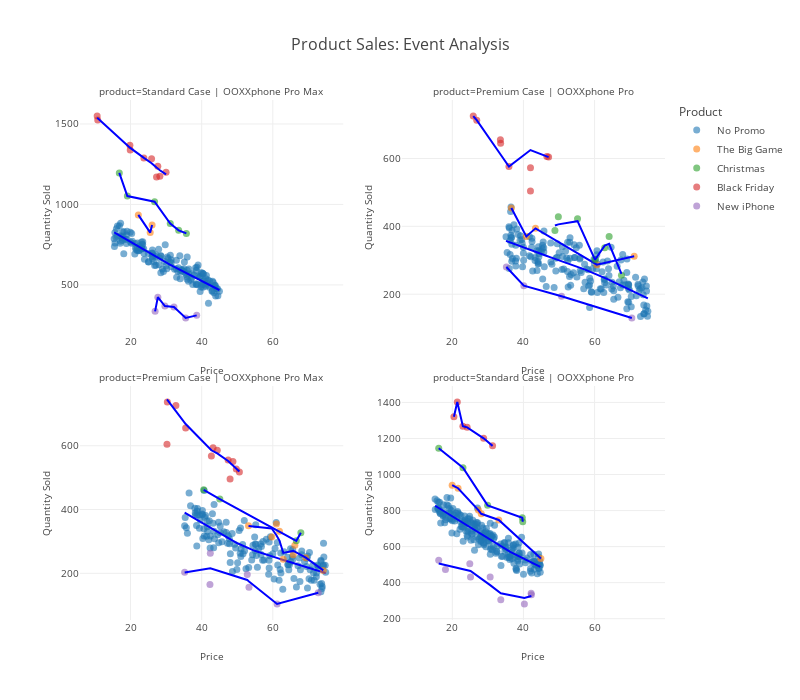

The code cell stored with this chart in its notebook:
### Markdown cell above
Event analysis outliers

### Code cell
#Scatter plot
fig = px.scatter(
    data,
    x='price',
    y='quantity_sold',
    color='event',
    facet_col='product',
    facet_col_wrap=2,
    facet_col_spacing=0.1,
    facet_row_spacing=0.1,
    opacity=0.6,
    trendline='lowess',
    trendline_color_override='blue',
    template='none',
    title='Product Sales: Event Analysis',
    width=800,
    height=700,
).update_traces(
    marker=dict(size=7),
    hoverlabel=dict(font=dict(size=10)),
).update_layout(
    legend_title_text='Product',
    title_font=dict(size=16),
    legend_font=dict(size=10),
).update_xaxes(
    title_text='Price',
    title_font=dict(size=10),
    tickfont=dict(size=10),
).update_yaxes(
        title_text="Quantity Sold",
        title_font=dict(size=10),
        tickfont=dict(size=10),
        matches=None,
)

for annotation in fig['layout']['annotations']:
    annotation['font'] = dict(size=10)

fig.for_each_xaxis(lambda axis: axis.update(showticklabels=True))
fig.for_each_yaxis(lambda axis: axis.update(showticklabels=True))

fig

### Figure 1 — Plotly figure (JSON) as saved in the notebook; plotly's stock layout.template omitted (floating-point values rounded to 4 significant figures; data arrays with more than 128 entries replaced by an {"elided": "..."} marker saying what was removed)
{"data": [{"hoverlabel": {"font": {"size": 10}}, "hovertemplate": "event=No Promo<br>product=Standard Case | OOXXphone Pro Max<br>price=%{x}<br>quantity_sold=%{y}<extra></extra>", "legendgroup": "No Promo", "marker": {"color": "#1F77B4", "opacity": 0.6, "size": 7, "symbol": "circle"}, "mode": "markers", "name": "No Promo", "orientation": "v", "showlegend": true, "type": "scatter", "x": {"elided": "154 float values"}, "xaxis": "x3", "y": {"elided": "154 int values"}, "yaxis": "y3"}, {"hoverlabel": {"font": {"size": 10}}, "hovertemplate": "<b>LOWESS trendline</b><br><br>event=No Promo<br>product=Standard Case | OOXXphone Pro Max<br>price=%{x}<br>quantity_sold=%{y} <b>(trend)</b><extra></extra>", "legendgroup": "No Promo", "line": {"color": "blue"}, "marker": {"color": "#1F77B4", "size": 7, "symbol": "circle"}, "mode": "lines", "name": "No Promo", "showlegend": false, "type": "scatter", "x": {"elided": "154 float values"}, "xaxis": "x3", "y": {"elided": "154 float values"}, "yaxis": "y3"}, {"hoverlabel": {"font": {"size": 10}}, "hovertemplate": "event=No Promo<br>product=Premium Case | OOXXphone Pro<br>price=%{x}<br>quantity_sold=%{y}<extra></extra>", "legendgroup": "No Promo", "marker": {"color": "#1F77B4", "opacity": 0.6, "size": 7, "symbol": "circle"}, "mode": "markers", "name": "No Promo", "orientation": "v", "showlegend": false, "type": "scatter", "x": {"elided": "175 float values"}, "xaxis": "x4", "y": {"elided": "175 int values"}, "yaxis": "y4"}, {"hoverlabel": {"font": {"size": 10}}, "hovertemplate": "<b>LOWESS trendline</b><br><br>event=No Promo<br>product=Premium Case | OOXXphone Pro<br>price=%{x}<br>quantity_sold=%{y} <b>(trend)</b><extra></extra>", "legendgroup": "No Promo", "line": {"color": "blue"}, "marker": {"color": "#1F77B4", "size": 7, "symbol": "circle"}, "mode": "lines", "name": "No Promo", "showlegend": false, "type": "scatter", "x": {"elided": "175 float values"}, "xaxis": "x4", "y": {"elided": "175 float values"}, "yaxis": "y4"}, {"hoverlabel": {"font": {"size": 10}}, "hovertemplate": "event=No Promo<br>product=Premium Case | OOXXphone Pro Max<br>price=%{x}<br>quantity_sold=%{y}<extra></extra>", "legendgroup": "No Promo", "marker": {"color": "#1F77B4", "opacity": 0.6, "size": 7, "symbol": "circle"}, "mode": "markers", "name": "No Promo", "orientation": "v", "showlegend": false, "type": "scatter", "x": {"elided": "156 float values"}, "xaxis": "x", "y": {"elided": "156 int values"}, "yaxis": "y"}, {"hoverlabel": {"font": {"size": 10}}, "hovertemplate": "<b>LOWESS trendline</b><br><br>event=No Promo<br>product=Premium Case | OOXXphone Pro Max<br>price=%{x}<br>quantity_sold=%{y} <b>(trend)</b><extra></extra>", "legendgroup": "No Promo", "line": {"color": "blue"}, "marker": {"color": "#1F77B4", "size": 7, "symbol": "circle"}, "mode": "lines", "name": "No Promo", "showlegend": false, "type": "scatter", "x": {"elided": "156 float values"}, "xaxis": "x", "y": {"elided": "156 float values"}, "yaxis": "y"}, {"hoverlabel": {"font": {"size": 10}}, "hovertemplate": "event=No Promo<br>product=Standard Case | OOXXphone Pro<br>price=%{x}<br>quantity_sold=%{y}<extra></extra>", "legendgroup": "No Promo", "marker": {"color": "#1F77B4", "opacity": 0.6, "size": 7, "symbol": "circle"}, "mode": "markers", "name": "No Promo", "orientation": "v", "showlegend": false, "type": "scatter", "x": {"elided": "207 float values"}, "xaxis": "x2", "y": {"elided": "207 int values"}, "yaxis": "y2"}, {"hoverlabel": {"font": {"size": 10}}, "hovertemplate": "<b>LOWESS trendline</b><br><br>event=No Promo<br>product=Standard Case | OOXXphone Pro<br>price=%{x}<br>quantity_sold=%{y} <b>(trend)</b><extra></extra>", "legendgroup": "No Promo", "line": {"color": "blue"}, "marker": {"color": "#1F77B4", "size": 7, "symbol": "circle"}, "mode": "lines", "name": "No Promo", "showlegend": false, "type": "scatter", "x": {"elided": "207 float values"}, "xaxis": "x2", "y": {"elided": "207 float values"}, "yaxis": "y2"}, {"hoverlabel": {"font": {"size": 10}}, "hovertemplate": "event=The Big Game<br>product=Standard Case | OOXXphone Pro Max<br>price=%{x}<br>quantity_sold=%{y}<extra></extra>", "legendgroup": "The Big Game", "marker": {"color": "#FF7F0E", "opacity": 0.6, "size": 7, "symbol": "circle"}, "mode": "markers", "name": "The Big Game", "orientation": "v", "showlegend": true, "type": "scatter", "visible": true, "x": [25.52, 22.18, 26.05], "xaxis": "x3", "y": [825, 935, 873], "yaxis": "y3"}, {"hoverlabel": {"font": {"size": 10}}, "hovertemplate": "<b>LOWESS trendline</b><br><br>event=The Big Game<br>product=Standard Case | OOXXphone Pro Max<br>price=%{x}<br>quantity_sold=%{y} <b>(trend)</b><extra></extra>", "legendgroup": "The Big Game", "line": {"color": "blue"}, "marker": {"color": "#FF7F0E", "size": 7, "symbol": "circle"}, "mode": "lines", "name": "The Big Game", "showlegend": false, "type": "scatter", "visible": true, "x": [22.18, 25.52, 26.05], "xaxis": "x3", "y": [935, 825, 873], "yaxis": "y3"}, {"hoverlabel": {"font": {"size": 10}}, "hovertemplate": "event=The Big Game<br>product=Premium Case | OOXXphone Pro<br>price=%{x}<br>quantity_sold=%{y}<extra></extra>", "legendgroup": "The Big Game", "marker": {"color": "#FF7F0E", "opacity": 0.6, "size": 7, "symbol": "circle"}, "mode": "markers", "name": "The Big Game", "orientation": "v", "showlegend": false, "type": "scatter", "visible": true, "x": [71.13, 36.6, 60.64, 43.39, 40.8], "xaxis": "x4", "y": [312, 454, 287, 394, 370], "yaxis": "y4"}, {"hoverlabel": {"font": {"size": 10}}, "hovertemplate": "<b>LOWESS trendline</b><br><br>event=The Big Game<br>product=Premium Case | OOXXphone Pro<br>price=%{x}<br>quantity_sold=%{y} <b>(trend)</b><extra></extra>", "legendgroup": "The Big Game", "line": {"color": "blue"}, "marker": {"color": "#FF7F0E", "size": 7, "symbol": "circle"}, "mode": "lines", "name": "The Big Game", "showlegend": false, "type": "scatter", "visible": true, "x": [36.6, 40.8, 43.39, 60.64, 71.13], "xaxis": "x4", "y": [454.0, 370.0, 394.0, 287.0, 312.0], "yaxis": "y4"}, {"hoverlabel": {"font": {"size": 10}}, "hovertemplate": "event=The Big Game<br>product=Premium Case | OOXXphone Pro Max<br>price=%{x}<br>quantity_sold=%{y}<extra></extra>", "legendgroup": "The Big Game", "marker": {"color": "#FF7F0E", "opacity": 0.6, "size": 7, "symbol": "circle"}, "mode": "markers", "name": "The Big Game", "orientation": "v", "showlegend": false, "type": "scatter", "visible": true, "x": [59.7, 62.93, 66.19, 65.73, 61.01, 61.86, 74.19, 53.16, 69.26], "xaxis": "x", "y": [314, 244, 288, 258, 355, 332, 209, 349, 249], "yaxis": "y"}, {"hoverlabel": {"font": {"size": 10}}, "hovertemplate": "<b>LOWESS trendline</b><br><br>event=The Big Game<br>product=Premium Case | OOXXphone Pro Max<br>price=%{x}<br>quantity_sold=%{y} <b>(trend)</b><extra></extra>", "legendgroup": "The Big Game", "line": {"color": "blue"}, "marker": {"color": "#FF7F0E", "size": 7, "symbol": "circle"}, "mode": "lines", "name": "The Big Game", "showlegend": false, "type": "scatter", "visible": true, "x": [53.16, 59.7, 61.01, 61.86, 62.93, 65.73, 66.19, 69.26, 74.19], "xaxis": "x", "y": [348.3, 340.4, 319.3, 302.6, 264.1, 270.3, 268.0, 249.2, 209.3], "yaxis": "y"}, {"hoverlabel": {"font": {"size": 10}}, "hovertemplate": "event=The Big Game<br>product=Standard Case | OOXXphone Pro<br>price=%{x}<br>quantity_sold=%{y}<extra></extra>", "legendgroup": "The Big Game", "marker": {"color": "#FF7F0E", "opacity": 0.6, "size": 7, "symbol": "circle"}, "mode": "markers", "name": "The Big Game", "orientation": "v", "showlegend": false, "type": "scatter", "visible": true, "x": [27.33, 44.9, 33.06, 19.96, 21.62, 28.13], "xaxis": "x2", "y": [803, 534, 748, 941, 924, 782], "yaxis": "y2"}, {"hoverlabel": {"font": {"size": 10}}, "hovertemplate": "<b>LOWESS trendline</b><br><br>event=The Big Game<br>product=Standard Case | OOXXphone Pro<br>price=%{x}<br>quantity_sold=%{y} <b>(trend)</b><extra></extra>", "legendgroup": "The Big Game", "line": {"color": "blue"}, "marker": {"color": "#FF7F0E", "size": 7, "symbol": "circle"}, "mode": "lines", "name": "The Big Game", "showlegend": false, "type": "scatter", "visible": true, "x": [19.96, 21.62, 27.33, 28.13, 33.06, 44.9], "xaxis": "x2", "y": [941.0, 924.0, 803.0, 782.0, 748.0, 534.0], "yaxis": "y2"}, {"hoverlabel": {"font": {"size": 10}}, "hovertemplate": "event=Christmas<br>product=Standard Case | OOXXphone Pro Max<br>price=%{x}<br>quantity_sold=%{y}<extra></extra>", "legendgroup": "Christmas", "marker": {"color": "#2CA02C", "opacity": 0.6, "size": 7, "symbol": "circle"}, "mode": "markers", "name": "Christmas", "orientation": "v", "showlegend": true, "type": "scatter", "visible": true, "x": [33.52, 16.83, 19.1, 35.69, 31.16, 26.75], "xaxis": "x3", "y": [839, 1196, 1052, 820, 881, 1017], "yaxis": "y3"}, {"hoverlabel": {"font": {"size": 10}}, "hovertemplate": "<b>LOWESS trendline</b><br><br>event=Christmas<br>product=Standard Case | OOXXphone Pro Max<br>price=%{x}<br>quantity_sold=%{y} <b>(trend)</b><extra></extra>", "legendgroup": "Christmas", "line": {"color": "blue"}, "marker": {"color": "#2CA02C", "size": 7, "symbol": "circle"}, "mode": "lines", "name": "Christmas", "showlegend": false, "type": "scatter", "visible": true, "x": [16.83, 19.1, 26.75, 31.16, 33.52, 35.69], "xaxis": "x3", "y": [1196.0, 1052.0, 1017.0, 881.0, 839.0, 820.0], "yaxis": "y3"}, {"hoverlabel": {"font": {"size": 10}}, "hovertemplate": "event=Christmas<br>product=Premium Case | OOXXphone Pro<br>price=%{x}<br>quantity_sold=%{y}<extra></extra>", "legendgroup": "Christmas", "marker": {"color": "#2CA02C", "opacity": 0.6, "size": 7, "symbol": "circle"}, "mode": "markers", "name": "Christmas", "orientation": "v", "showlegend": false, "type": "scatter", "visible": true, "x": [64.09, 49.81, 62.84, 55.21, 60.11, 48.85, 67.55], "xaxis": "x4", "y": [370, 428, 337, 422, 302, 388, 256], "yaxis": "y4"}, {"hoverlabel": {"font": {"size": 10}}, "hovertemplate": "<b>LOWESS trendline</b><br><br>event=Christmas<br>product=Premium Case | OOXXphone Pro<br>price=%{x}<br>quantity_sold=%{y} <b>(trend)</b><extra></extra>", "legendgroup": "Christmas", "line": {"color": "blue"}, "marker": {"color": "#2CA02C", "size": 7, "symbol": "circle"}, "mode": "lines", "name": "Christmas", "showlegend": false, "type": "scatter", "visible": true, "x": [48.85, 49.81, 55.21, 60.11, 62.84, 64.09, 67.55], "xaxis": "x4", "y": [402.3, 405.8, 415.2, 301.6, 343.0, 348.6, 260.1], "yaxis": "y4"}, {"hoverlabel": {"font": {"size": 10}}, "hovertemplate": "event=Christmas<br>product=Premium Case | OOXXphone Pro Max<br>price=%{x}<br>quantity_sold=%{y}<extra></extra>", "legendgroup": "Christmas", "marker": {"color": "#2CA02C", "opacity": 0.6, "size": 7, "symbol": "circle"}, "mode": "markers", "name": "Christmas", "orientation": "v", "showlegend": false, "type": "scatter", "visible": true, "x": [40.56, 66.6, 45.09, 67.88], "xaxis": "x", "y": [462, 302, 433, 327], "yaxis": "y"}, {"hoverlabel": {"font": {"size": 10}}, "hovertemplate": "<b>LOWESS trendline</b><br><br>event=Christmas<br>product=Premium Case | OOXXphone Pro Max<br>price=%{x}<br>quantity_sold=%{y} <b>(trend)</b><extra></extra>", "legendgroup": "Christmas", "line": {"color": "blue"}, "marker": {"color": "#2CA02C", "size": 7, "symbol": "circle"}, "mode": "lines", "name": "Christmas", "showlegend": false, "type": "scatter", "visible": true, "x": [40.56, 45.09, 66.6, 67.88], "xaxis": "x", "y": [462, 433, 302, 327], "yaxis": "y"}, {"hoverlabel": {"font": {"size": 10}}, "hovertemplate": "event=Christmas<br>product=Standard Case | OOXXphone Pro<br>price=%{x}<br>quantity_sold=%{y}<extra></extra>", "legendgroup": "Christmas", "marker": {"color": "#2CA02C", "opacity": 0.6, "size": 7, "symbol": "circle"}, "mode": "markers", "name": "Christmas", "orientation": "v", "showlegend": false, "type": "scatter", "visible": true, "x": [16.18, 39.68, 39.8, 23, 29.92], "xaxis": "x2", "y": [1146, 760, 738, 1038, 829], "yaxis": "y2"}, {"hoverlabel": {"font": {"size": 10}}, "hovertemplate": "<b>LOWESS trendline</b><br><br>event=Christmas<br>product=Standard Case | OOXXphone Pro<br>price=%{x}<br>quantity_sold=%{y} <b>(trend)</b><extra></extra>", "legendgroup": "Christmas", "line": {"color": "blue"}, "marker": {"color": "#2CA02C", "size": 7, "symbol": "circle"}, "mode": "lines", "name": "Christmas", "showlegend": false, "type": "scatter", "visible": true, "x": [16.18, 23, 29.92, 39.68, 39.8], "xaxis": "x2", "y": [1146.0, 1038.0, 829.0, 760, 738], "yaxis": "y2"}, {"hoverlabel": {"font": {"size": 10}}, "hovertemplate": "event=Black Friday<br>product=Standard Case | OOXXphone Pro Max<br>price=%{x}<br>quantity_sold=%{y}<extra></extra>", "legendgroup": "Black Friday", "marker": {"color": "#D62728", "opacity": 0.6, "size": 7, "symbol": "circle"}, "mode": "markers", "name": "Black Friday", "orientation": "v", "showlegend": true, "type": "scatter", "visible": true, "x": [23.75, 27.66, 10.77, 27.3, 28.24, 29.98, 25.91, 10.61, 19.81, 19.91], "xaxis": "x3", "y": [1289, 1238, 1525, 1171, 1175, 1200, 1284, 1549, 1367, 1338], "yaxis": "y3"}, {"hoverlabel": {"font": {"size": 10}}, "hovertemplate": "<b>LOWESS trendline</b><br><br>event=Black Friday<br>product=Standard Case | OOXXphone Pro Max<br>price=%{x}<br>quantity_sold=%{y} <b>(trend)</b><extra></extra>", "legendgroup": "Black Friday", "line": {"color": "blue"}, "marker": {"color": "#D62728", "size": 7, "symbol": "circle"}, "mode": "lines", "name": "Black Friday", "showlegend": false, "type": "scatter", "visible": true, "x": [10.61, 10.77, 19.81, 19.91, 23.75, 25.91, 27.3, 27.66, 28.24, 29.98], "xaxis": "x3", "y": [1539.0, 1535.0, 1353.0, 1351.0, 1289.0, 1256.0, 1229.0, 1222.0, 1212.0, 1187.0], "yaxis": "y3"}, {"hoverlabel": {"font": {"size": 10}}, "hovertemplate": "event=Black Friday<br>product=Premium Case | OOXXphone Pro<br>price=%{x}<br>quantity_sold=%{y}<extra></extra>", "legendgroup": "Black Friday", "marker": {"color": "#D62728", "opacity": 0.6, "size": 7, "symbol": "circle"}, "mode": "markers", "name": "Black Friday", "orientation": "v", "showlegend": false, "type": "scatter", "visible": true, "x": [41.98, 33.58, 26.87, 41.97, 46.58, 35.92, 47.07, 33.52, 25.89], "xaxis": "x4", "y": [573, 645, 713, 504, 606, 576, 604, 655, 725], "yaxis": "y4"}, {"hoverlabel": {"font": {"size": 10}}, "hovertemplate": "<b>LOWESS trendline</b><br><br>event=Black Friday<br>product=Premium Case | OOXXphone Pro<br>price=%{x}<br>quantity_sold=%{y} <b>(trend)</b><extra></extra>", "legendgroup": "Black Friday", "line": {"color": "blue"}, "marker": {"color": "#D62728", "size": 7, "symbol": "circle"}, "mode": "lines", "name": "Black Friday", "showlegend": false, "type": "scatter", "visible": true, "x": [25.89, 26.87, 33.52, 33.58, 35.92, 41.97, 41.98, 46.58, 47.07], "xaxis": "x4", "y": [725.0, 713.0, 612.3, 611.4, 576, 624.8, 624.8, 606.0, 604.0], "yaxis": "y4"}, {"hoverlabel": {"font": {"size": 10}}, "hovertemplate": "event=Black Friday<br>product=Premium Case | OOXXphone Pro Max<br>price=%{x}<br>quantity_sold=%{y}<extra></extra>", "legendgroup": "Black Friday", "marker": {"color": "#D62728", "opacity": 0.6, "size": 7, "symbol": "circle"}, "mode": "markers", "name": "Black Friday", "orientation": "v", "showlegend": false, "type": "scatter", "visible": true, "x": [32.74, 47.98, 50.6, 30.24, 48.78, 49.72, 42.72, 30.34, 35.49, 47.43, 43.2, 44.38], "xaxis": "x", "y": [726, 496, 518, 605, 551, 527, 568, 737, 656, 555, 594, 586], "yaxis": "y"}, {"hoverlabel": {"font": {"size": 10}}, "hovertemplate": "<b>LOWESS trendline</b><br><br>event=Black Friday<br>product=Premium Case | OOXXphone Pro Max<br>price=%{x}<br>quantity_sold=%{y} <b>(trend)</b><extra></extra>", "legendgroup": "Black Friday", "line": {"color": "blue"}, "marker": {"color": "#D62728", "size": 7, "symbol": "circle"}, "mode": "lines", "name": "Black Friday", "showlegend": false, "type": "scatter", "visible": true, "x": [30.24, 30.34, 32.74, 35.49, 42.72, 43.2, 44.38, 47.43, 47.98, 48.78, 49.72, 50.6], "xaxis": "x", "y": [745.5, 744.0, 708.0, 668.2, 585.9, 583.2, 575.9, 552.3, 546.7, 538.3, 528.6, 519.6], "yaxis": "y"}, {"hoverlabel": {"font": {"size": 10}}, "hovertemplate": "event=Black Friday<br>product=Standard Case | OOXXphone Pro<br>price=%{x}<br>quantity_sold=%{y}<extra></extra>", "legendgroup": "Black Friday", "marker": {"color": "#D62728", "opacity": 0.6, "size": 7, "symbol": "circle"}, "mode": "markers", "name": "Black Friday", "orientation": "v", "showlegend": false, "type": "scatter", "visible": true, "x": [20.45, 22.97, 31.32, 28.81, 21.4, 24.17], "xaxis": "x2", "y": [1321, 1268, 1159, 1201, 1402, 1262], "yaxis": "y2"}, {"hoverlabel": {"font": {"size": 10}}, "hovertemplate": "<b>LOWESS trendline</b><br><br>event=Black Friday<br>product=Standard Case | OOXXphone Pro<br>price=%{x}<br>quantity_sold=%{y} <b>(trend)</b><extra></extra>", "legendgroup": "Black Friday", "line": {"color": "blue"}, "marker": {"color": "#D62728", "size": 7, "symbol": "circle"}, "mode": "lines", "name": "Black Friday", "showlegend": false, "type": "scatter", "visible": true, "x": [20.45, 21.4, 22.97, 24.17, 28.81, 31.32], "xaxis": "x2", "y": [1321.0, 1402, 1268.0, 1262.0, 1201.0, 1159.0], "yaxis": "y2"}, {"hoverlabel": {"font": {"size": 10}}, "hovertemplate": "event=New iPhone<br>product=Standard Case | OOXXphone Pro Max<br>price=%{x}<br>quantity_sold=%{y}<extra></extra>", "legendgroup": "New iPhone", "marker": {"color": "#9467BD", "opacity": 0.6, "size": 7, "symbol": "circle"}, "mode": "markers", "name": "New iPhone", "orientation": "v", "showlegend": true, "type": "scatter", "visible": true, "x": [32.2, 26.9, 38.59, 35.5, 29.65, 27.67], "xaxis": "x3", "y": [363, 336, 311, 295, 369, 424], "yaxis": "y3"}, {"hoverlabel": {"font": {"size": 10}}, "hovertemplate": "<b>LOWESS trendline</b><br><br>event=New iPhone<br>product=Standard Case | OOXXphone Pro Max<br>price=%{x}<br>quantity_sold=%{y} <b>(trend)</b><extra></extra>", "legendgroup": "New iPhone", "line": {"color": "blue"}, "marker": {"color": "#9467BD", "size": 7, "symbol": "circle"}, "mode": "lines", "name": "New iPhone", "showlegend": false, "type": "scatter", "visible": true, "x": [26.9, 27.67, 29.65, 32.2, 35.5, 38.59], "xaxis": "x3", "y": [336, 424, 369, 363, 295.0, 311.0], "yaxis": "y3"}, {"hoverlabel": {"font": {"size": 10}}, "hovertemplate": "event=New iPhone<br>product=Premium Case | OOXXphone Pro<br>price=%{x}<br>quantity_sold=%{y}<extra></extra>", "legendgroup": "New iPhone", "marker": {"color": "#9467BD", "opacity": 0.6, "size": 7, "symbol": "circle"}, "mode": "markers", "name": "New iPhone", "orientation": "v", "showlegend": false, "type": "scatter", "visible": true, "x": [70.47, 35.2, 40.1, 50.71], "xaxis": "x4", "y": [130, 280, 225, 194], "yaxis": "y4"}, {"hoverlabel": {"font": {"size": 10}}, "hovertemplate": "<b>LOWESS trendline</b><br><br>event=New iPhone<br>product=Premium Case | OOXXphone Pro<br>price=%{x}<br>quantity_sold=%{y} <b>(trend)</b><extra></extra>", "legendgroup": "New iPhone", "line": {"color": "blue"}, "marker": {"color": "#9467BD", "size": 7, "symbol": "circle"}, "mode": "lines", "name": "New iPhone", "showlegend": false, "type": "scatter", "visible": true, "x": [35.2, 40.1, 50.71, 70.47], "xaxis": "x4", "y": [280, 225, 194, 130], "yaxis": "y4"}, {"hoverlabel": {"font": {"size": 10}}, "hovertemplate": "event=New iPhone<br>product=Premium Case | OOXXphone Pro Max<br>price=%{x}<br>quantity_sold=%{y}<extra></extra>", "legendgroup": "New iPhone", "marker": {"color": "#9467BD", "opacity": 0.6, "size": 7, "symbol": "circle"}, "mode": "markers", "name": "New iPhone", "orientation": "v", "showlegend": false, "type": "scatter", "visible": true, "x": [53.29, 72.77, 35.21, 42.42, 61.19, 42.32, 52.81], "xaxis": "x", "y": [156, 139, 203, 263, 104, 165, 196], "yaxis": "y"}, {"hoverlabel": {"font": {"size": 10}}, "hovertemplate": "<b>LOWESS trendline</b><br><br>event=New iPhone<br>product=Premium Case | OOXXphone Pro Max<br>price=%{x}<br>quantity_sold=%{y} <b>(trend)</b><extra></extra>", "legendgroup": "New iPhone", "line": {"color": "blue"}, "marker": {"color": "#9467BD", "size": 7, "symbol": "circle"}, "mode": "lines", "name": "New iPhone", "showlegend": false, "type": "scatter", "visible": true, "x": [35.21, 42.32, 42.42, 52.81, 53.29, 61.19, 72.77], "xaxis": "x", "y": [202.7, 215.7, 215.9, 179.0, 174.3, 103.7, 139.0], "yaxis": "y"}, {"hoverlabel": {"font": {"size": 10}}, "hovertemplate": "event=New iPhone<br>product=Standard Case | OOXXphone Pro<br>price=%{x}<br>quantity_sold=%{y}<extra></extra>", "legendgroup": "New iPhone", "marker": {"color": "#9467BD", "opacity": 0.6, "size": 7, "symbol": "circle"}, "mode": "markers", "name": "New iPhone", "orientation": "v", "showlegend": false, "type": "scatter", "visible": true, "x": [24.92, 42.16, 40.26, 16.18, 18.07, 42.23, 25.12, 33.63, 30.64], "xaxis": "x2", "y": [505, 341, 282, 524, 473, 333, 431, 305, 432], "yaxis": "y2"}, {"hoverlabel": {"font": {"size": 10}}, "hovertemplate": "<b>LOWESS trendline</b><br><br>event=New iPhone<br>product=Standard Case | OOXXphone Pro<br>price=%{x}<br>quantity_sold=%{y} <b>(trend)</b><extra></extra>", "legendgroup": "New iPhone", "line": {"color": "blue"}, "marker": {"color": "#9467BD", "size": 7, "symbol": "circle"}, "mode": "lines", "name": "New iPhone", "showlegend": false, "type": "scatter", "visible": true, "x": [16.18, 18.07, 24.92, 25.12, 30.64, 33.63, 40.26, 42.16, 42.23], "xaxis": "x2", "y": [506.1, 496.8, 465.1, 465.0, 386.4, 341.5, 314.7, 325.3, 325.8], "yaxis": "y2"}], "layout": {"annotations": [{"font": {"size": 10}, "showarrow": false, "text": "product=Premium Case | OOXXphone Pro Max", "x": 0.225, "xanchor": "center", "xref": "paper", "y": 0.45, "yanchor": "bottom", "yref": "paper"}, {"font": {"size": 10}, "showarrow": false, "text": "product=Standard Case | OOXXphone Pro", "x": 0.775, "xanchor": "center", "xref": "paper", "y": 0.45, "yanchor": "bottom", "yref": "paper"}, {"font": {"size": 10}, "showarrow": false, "text": "product=Standard Case | OOXXphone Pro Max", "x": 0.225, "xanchor": "center", "xref": "paper", "y": 1, "yanchor": "bottom", "yref": "paper"}, {"font": {"size": 10}, "showarrow": false, "text": "product=Premium Case | OOXXphone Pro", "x": 0.775, "xanchor": "center", "xref": "paper", "y": 1, "yanchor": "bottom", "yref": "paper"}], "height": 700, "legend": {"font": {"size": 10}, "title": {"text": "Product"}, "tracegroupgap": 0}, "title": {"font": {"size": 16}, "text": "Product Sales: Event Analysis"}, "width": 800, "xaxis": {"anchor": "y", "autorange": true, "domain": [0, 0.45], "range": [5.646, 79.93], "showticklabels": true, "tickfont": {"size": 10}, "title": {"font": {"size": 10}, "text": "Price"}, "type": "linear"}, "xaxis2": {"anchor": "y2", "autorange": true, "domain": [0.55, 1], "matches": "x", "range": [5.646, 79.93], "showticklabels": true, "tickfont": {"size": 10}, "title": {"font": {"size": 10}, "text": "Price"}, "type": "linear"}, "xaxis3": {"anchor": "y3", "autorange": true, "domain": [0, 0.45], "matches": "x", "range": [5.646, 79.93], "showticklabels": true, "tickfont": {"size": 10}, "title": {"font": {"size": 10}, "text": "Price"}, "type": "linear"}, "xaxis4": {"anchor": "y4", "autorange": true, "domain": [0.55, 1], "matches": "x", "range": [5.646, 79.93], "showticklabels": true, "tickfont": {"size": 10}, "title": {"font": {"size": 10}, "text": "Price"}, "type": "linear"}, "yaxis": {"anchor": "x", "autorange": true, "domain": [0, 0.45], "range": [53.59, 787.4], "showticklabels": true, "tickfont": {"size": 10}, "title": {"font": {"size": 10}, "text": "Quantity Sold"}, "type": "linear"}, "yaxis2": {"anchor": "x2", "autorange": true, "domain": [0, 0.45], "range": [192.8, 1491.0], "showticklabels": true, "tickfont": {"size": 10}, "title": {"font": {"size": 10}, "text": "Quantity Sold"}, "type": "linear"}, "yaxis3": {"anchor": "x3", "autorange": true, "domain": [0.55, 1], "range": [195.1, 1649.0], "showticklabels": true, "tickfont": {"size": 10}, "title": {"font": {"size": 10}, "text": "Quantity Sold"}, "type": "linear"}, "yaxis4": {"anchor": "x4", "autorange": true, "domain": [0.55, 1], "range": [82.62, 772.4], "showticklabels": true, "tickfont": {"size": 10}, "title": {"font": {"size": 10}, "text": "Quantity Sold"}, "type": "linear"}}}
